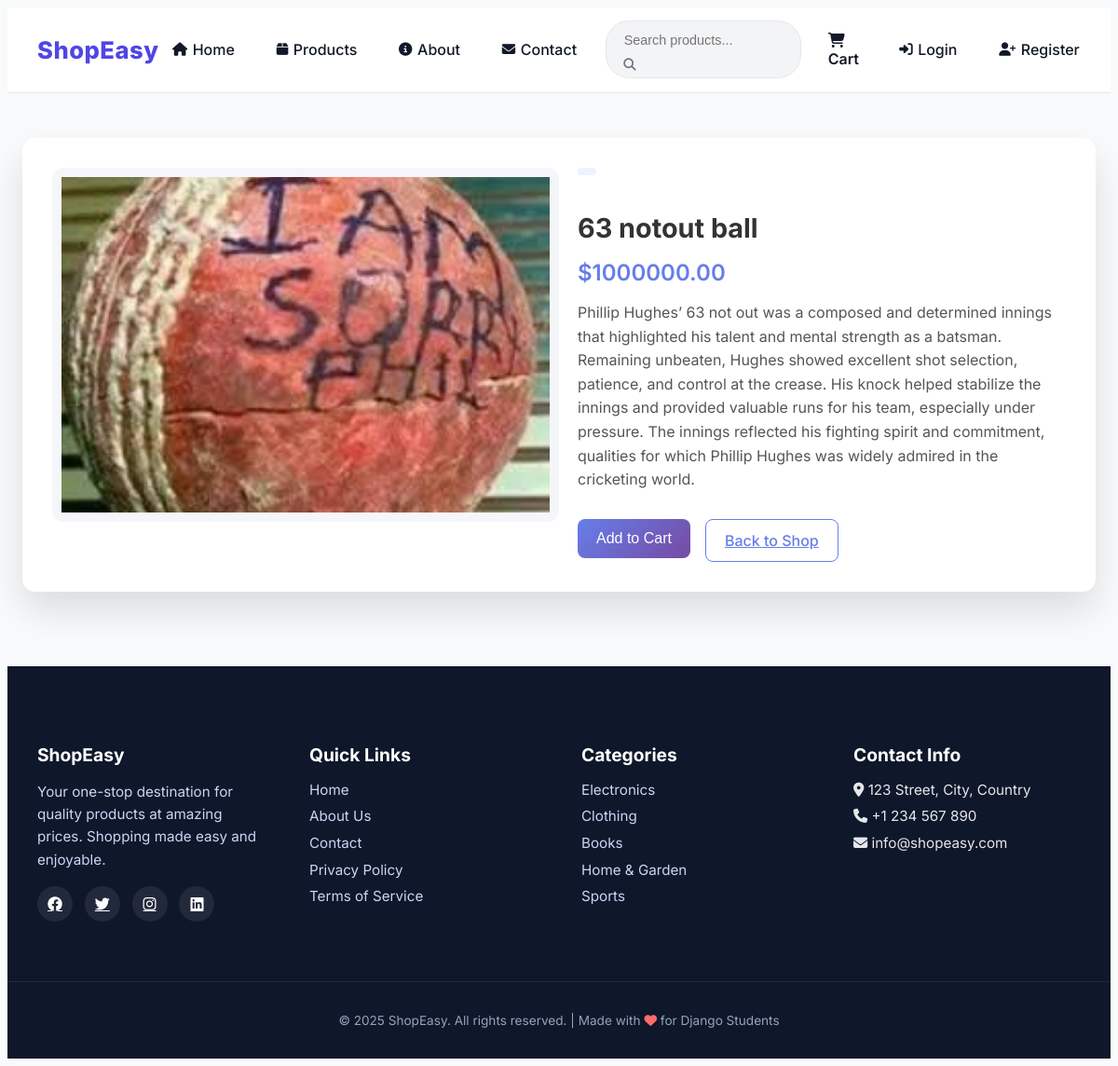
Page /product/7/ on the committed database.
### myApp/models.py (models this page shows, shortened)
class Product(models.Model):
    name = models.CharField(max_length=200)
    description = models.TextField()
    price = models.DecimalField(max_digits=10, decimal_places=2)
    category = models.ForeignKey(Category, on_delete=models.CASCADE, related_name='products', null=True, blank=True)
    image = models.ImageField(upload_to='products/', blank=True, null=True)
    stock = models.IntegerField(default=0)
    featured = models.BooleanField(default=False)
    created_at = models.DateTimeField(auto_now_add=True)

### myApp/views.py (the view)
# urls.py: path('product/<int:product_id>/', views.product_detail, name='product_detail'),
def product_detail(request, product_id):
    product = get_object_or_404(Product, id=product_id)
    return render(request, 'product.html', {'product': product})

### myApp/templates/product.html (shortened to what this page needs)
{% extends 'base.html' %}
{% block content %}
<div class="container product-wrapper">
    <div class="product-card">
        <div class="product-image">
            {% if product.image %}
                <img src="{{ product.image.url }}" alt="{{ product.name }}">
            {% else %}
                <div class="no-image">No Image Available</div>
            {% endif %}
        </div>
        <div class="product-details">
            <span class="category">{{ product.category.name }}</span>
            <h1>{{ product.name }}</h1>
            <p class="price">${{ product.price }}</p>
            <p class="description">
                {{ product.description|default:"No description available for this product." }}
            </p>
            <div class="action-buttons">
                <form method="POST" action="{% url 'add_to_cart' product.id %}">
                    <button type="submit" class="btn-primary">Add to Cart</button>
                </form>
                <a href="{% url 'home' %}" class="btn-outline">Back to Shop</a>
            </div>
        </div>
    </div>
</div>
{% endblock %}

### myApp/static/css/style.css (style rules this page uses)
:root { --primary: #4f46e5; --secondary: #06b6d4; --dark: #111827; --gray: #6b7280; --light: #f9fafb; --shadow: 0 10px 25px rgba(0, 0, 0, 0.08); --transition: all 0.3s ease; }
body { background: var(--light); font-family: "Inter", system-ui, sans-serif; color: var(--dark); }
.container { max-width: 1200px; margin: auto; padding: 0 1rem; }
.product-card { background: white; border-radius: 18px; overflow: hidden; box-shadow: var(--shadow); transition: var(--transition); position: relative; }
.product-image { height: 220px; background: #f3f4f6; display: flex; align-items: center; justify-content: center; overflow: hidden; }
.product-image img { width: 100%; height: 100%; object-fit: cover; transition: var(--transition); }
.btn-primary { background: var(--primary); color: white; }
.product-image { width: 100%; height: 220px; background: #f8f9fa; border-radius: 12px; overflow: hidden; display: flex; align-items: center; justify-content: center; padding: 10px; }
.product-image img { width: 100%; height: 100%; object-fit: contain; }
.product-card { padding: 15px; }

### myApp/templates/product.html (style rules this page uses)
.product-wrapper { margin: 3rem auto; animation: fadeIn 0.6s ease-in-out; }
.product-card { background: #fff; border-radius: 14px; padding: 2rem; box-shadow: 0 20px 40px rgba(0, 0, 0, 0.12); display: grid; grid-template-columns: 1fr 1fr; gap: 2.5rem; }
.product-image { background: #f5f6fa; border-radius: 12px; overflow: hidden; display: flex; align-items: center; justify-content: center; height: 360px; }
.product-image img { width: 100%; height: 100%; object-fit: cover; transition: transform 0.4s ease; }
.product-details h1 { font-size: 1.8rem; margin-bottom: 0.8rem; color: #333; }
.category { display: inline-block; margin-bottom: 1rem; padding: 4px 10px; border-radius: 20px; background: #eef1ff; color: #667eea; font-size: 0.85rem; font-weight: 500; }
.price { font-size: 1.5rem; font-weight: 600; color: #667eea; margin: 1rem 0; }
.description { color: #555; line-height: 1.6; margin-bottom: 1.8rem; }
.action-buttons { display: flex; gap: 1rem; }
.btn-primary { padding: 12px 20px; border-radius: 8px; border: none; background: linear-gradient(135deg, #667eea, #764ba2); color: #fff; font-size: 1rem; font-weight: 500; cursor: pointer; transition: transform 0.2s, box-shadow 0.2s; }
.btn-outline { padding: 12px 20px; border-radius: 8px; background: transparent; border: 1px solid #667eea; color: #667eea; font-size: 1rem; font-weight: 500; cursor: pointer; transition: background 0.2s, color 0.2s; }

### rows in the picture
Product: image (picture), name "63 notout ball", price "1000000.00", description "Phillip Hughes’ 63 not out was a composed and determined innings that highlighted his talent and mental strength as a batsman. Remaining unbeaten, Hughes showed excellent shot selection, patience, and control at the crease. His knock helped stabilize the innings and provided valuable runs for his team, especially under pressure. The innings reflected his fighting spirit and commitment, qualities for which Phillip Hughes was widely admired in the cricketing world."
